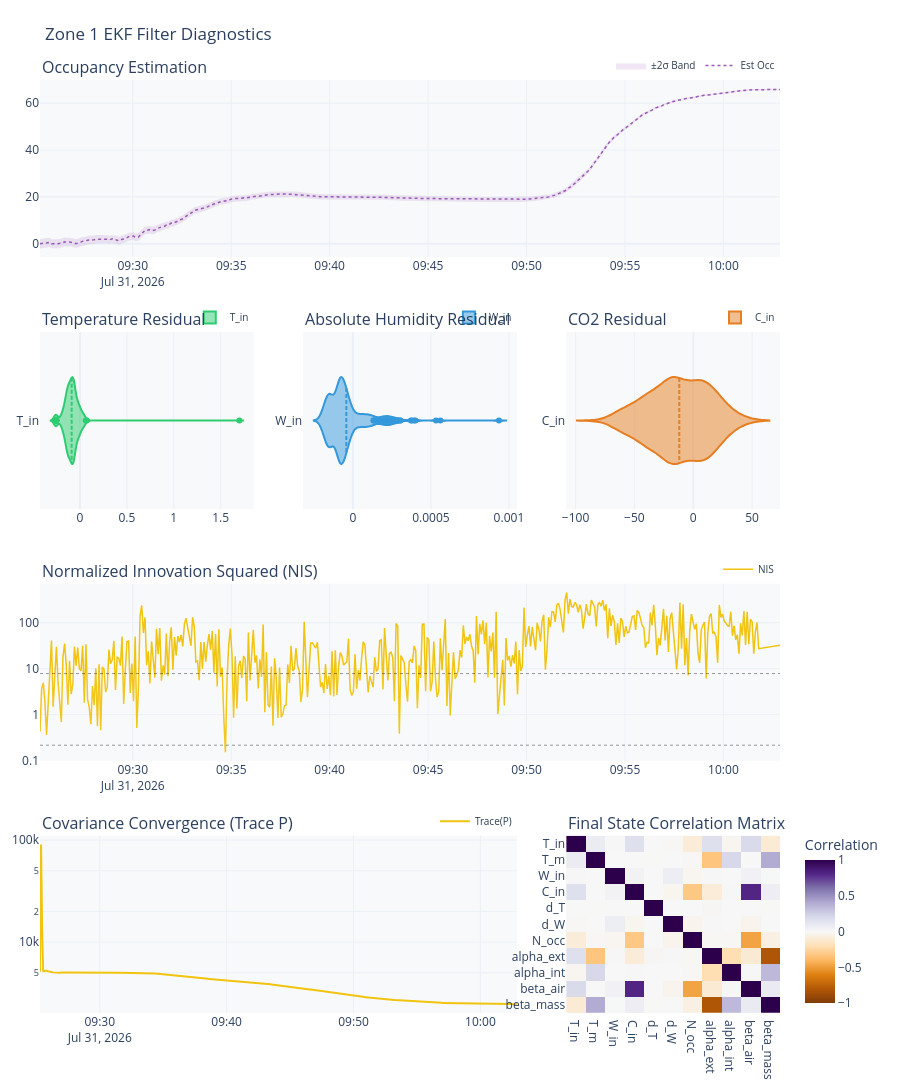

Here is the notebook cell this chart was saved with:
### Code cell
# ==========================================
# View 4: EKF State Estimation
# ==========================================
specs_ekf = [
    [{"colspan": 3, "type": "xy"}, None, None],
    [{"type": "xy"}, {"type": "xy"}, {"type": "xy"}],
    [{"colspan": 3, "type": "xy"}, None, None],
    [{"colspan": 2, "type": "xy"}, None, {"type": "heatmap"}]
]
titles_ekf = [
    "Occupancy Estimation", "Temperature Residual", "Absolute Humidity Residual", "CO2 Residual", 
    "Normalized Innovation Squared (NIS)", 
    "Covariance Convergence (Trace P)", "Final State Correlation Matrix"
]

fig4 = make_subplots(rows=4, cols=3, subplot_titles=titles_ekf, specs=specs_ekf, vertical_spacing=0.08)

# 4.1 Occupancy
fig4.add_trace(go.Scatter(x=time_arr, y=df['Zone_1_EKF_x_N_occ'], name="Est Occ", showlegend=True, line=dict(color=COLORS['Occ'], width=1.5, dash='dot')), row=1, col=1)

if 'Zone_1_EKF_P_N_occ' in df.columns:
    std_dev = np.sqrt(df['Zone_1_EKF_P_N_occ'].clip(lower=0))
    upper = df['Zone_1_EKF_x_N_occ'] + 2*std_dev
    lower = df['Zone_1_EKF_x_N_occ'] - 2*std_dev
    fig4.add_trace(go.Scatter(x=time_arr, y=upper, mode='lines', line=dict(width=0), showlegend=False), row=1, col=1)
    fig4.add_trace(go.Scatter(x=time_arr, y=lower, mode='lines', line=dict(width=0), fill='tonexty', fillcolor=hex_to_rgba(COLORS['Occ'], 0.15), name="±2σ Band"), row=1, col=1)

# 4.2 Residuals
res_vars = [('Zone_1_EKF_y_T_in', 'T_in', COLORS['Temp'], 1), 
            ('Zone_1_EKF_y_W_in', 'W_in', COLORS['Hum'], 2), 
            ('Zone_1_EKF_y_C_in', 'C_in', COLORS['CO2'], 3)]
for col_name, label, color, col_idx in res_vars:
    if col_name in df.columns:
        fig4.add_trace(go.Violin(x=df[col_name], name=label, orientation='h', line_color=color, meanline_visible=True), row=2, col=col_idx)

# 4.3 NIS
if 'Zone_1_EKF_NIS' in df.columns:
    fig4.add_trace(go.Scatter(x=time_arr, y=df['Zone_1_EKF_NIS'], name="NIS", showlegend=True, line=dict(color="#f1c40f", width=1.5)), row=3, col=1)
    add_comfort_band(fig4, 3, 1, time_arr, 0.216, 7.815)
    fig4.update_yaxes(type="log", row=3, col=1)

# 4.4 Covariance Convergence
if 'Zone_1_EKF_P_trace' in df.columns:
    fig4.add_trace(go.Scatter(x=time_arr, y=df['Zone_1_EKF_P_trace'], name="Trace(P)", showlegend=True, line=dict(color="#f1c40f", width=2)), row=4, col=1)
    fig4.update_yaxes(type="log", row=4, col=1)

# 4.5 Correlation Heatmap
import os
p_csv = "final_P_Zone_1.csv"
if os.path.exists(p_csv):
    try:
        p_mat = np.loadtxt(p_csv, delimiter=",")
        
        # Remove d_C (index 11) from the visualization
        p_mat = p_mat[:11, :11]
        
        d = np.sqrt(np.diag(p_mat))
        corr_mat = p_mat / np.outer(d, d)
        corr_mat = np.clip(corr_mat, -1, 1)
        states = ["T_in", "T_m", "W_in", "C_in", "d_T", "d_W", "N_occ", "alpha_ext", "alpha_int", "beta_air", "beta_mass"]
        
        if len(states) == p_mat.shape[0]:
            fig4.add_trace(go.Heatmap(
                z=corr_mat[::-1], x=states, y=states[::-1], 
                colorscale="PuOr", zmin=-1, zmax=1, 
                colorbar=dict(title="Correlation", len=0.2, y=0.1)
            ), row=4, col=3)
            fig4.update_yaxes(scaleanchor="x", scaleratio=1, row=4, col=3)
    except Exception as e: 
        print(f"Heatmap Error: {e}")

fig4.update_layout(
    height=1600, template="plotly_white", plot_bgcolor="#f8f9fa", title_text="Zone 1 EKF Filter Diagnostics",
    margin=dict(l=30, r=30, t=80, b=30),
)

configure_subplot_legends(fig4)
fig4.show()

### Figure 1 — Plotly figure (JSON) as saved in the notebook; plotly's stock layout.template omitted (floating-point values rounded to 4 significant figures; data arrays with more than 128 entries replaced by an {"elided": "..."} marker saying what was removed)
{"data": [{"legend": "legend", "line": {"color": "#9b59b6", "dash": "dot", "width": 1.5}, "name": "Est Occ", "showlegend": true, "type": "scatter", "x": {"elided": "452 str values"}, "xaxis": "x", "y": {"elided": "452 float values"}, "yaxis": "y"}, {"line": {"width": 0}, "mode": "lines", "showlegend": false, "type": "scatter", "x": {"elided": "452 str values"}, "xaxis": "x", "y": {"elided": "452 float values"}, "yaxis": "y"}, {"fill": "tonexty", "fillcolor": "rgba(155, 89, 182, 0.15)", "legend": "legend", "line": {"width": 0}, "mode": "lines", "name": "±2σ Band", "type": "scatter", "x": {"elided": "452 str values"}, "xaxis": "x", "y": {"elided": "452 float values"}, "yaxis": "y"}, {"legend": "legend2", "line": {"color": "#2ecc71"}, "meanline": {"visible": true}, "name": "T_in", "orientation": "h", "type": "violin", "x": {"elided": "452 float values"}, "xaxis": "x2", "yaxis": "y2"}, {"legend": "legend3", "line": {"color": "#3498db"}, "meanline": {"visible": true}, "name": "W_in", "orientation": "h", "type": "violin", "x": {"elided": "452 float values"}, "xaxis": "x3", "yaxis": "y3"}, {"legend": "legend4", "line": {"color": "#e67e22"}, "meanline": {"visible": true}, "name": "C_in", "orientation": "h", "type": "violin", "x": {"elided": "452 float values"}, "xaxis": "x4", "yaxis": "y4"}, {"legend": "legend5", "line": {"color": "#f1c40f", "width": 1.5}, "name": "NIS", "showlegend": true, "type": "scatter", "x": {"elided": "452 str values"}, "xaxis": "x5", "y": {"elided": "452 float values"}, "yaxis": "y5"}, {"hoverinfo": "skip", "line": {"color": "rgba(0,0,0,0.4)", "dash": "dot", "width": 1}, "showlegend": false, "type": "scatter", "x": {"elided": "452 str values"}, "xaxis": "x5", "y": {"elided": "452 float values"}, "yaxis": "y5"}, {"fill": "tonexty", "fillcolor": "rgba(255,255,255,0.05)", "hoverinfo": "skip", "line": {"color": "rgba(0,0,0,0.4)", "dash": "dot", "width": 1}, "showlegend": false, "type": "scatter", "x": {"elided": "452 str values"}, "xaxis": "x5", "y": {"elided": "452 float values"}, "yaxis": "y5"}, {"legend": "legend6", "line": {"color": "#f1c40f", "width": 2}, "name": "Trace(P)", "showlegend": true, "type": "scatter", "x": {"elided": "452 str values"}, "xaxis": "x6", "y": {"elided": "452 float values"}, "yaxis": "y6"}, {"colorbar": {"len": 0.2, "title": {"text": "Correlation"}, "y": 0.1}, "colorscale": [[0, "rgb(127,59,8)"], [0.1, "rgb(179,88,6)"], [0.2, "rgb(224,130,20)"], [0.3, "rgb(253,184,99)"], [0.4, "rgb(254,224,182)"], [0.5, "rgb(247,247,247)"], [0.6, "rgb(216,218,235)"], [0.7, "rgb(178,171,210)"], [0.8, "rgb(128,115,172)"], [0.9, "rgb(84,39,136)"], [1, "rgb(45,0,75)"]], "legend": "legend7", "type": "heatmap", "x": ["T_in", "T_m", "W_in", "C_in", "d_T", "d_W", "N_occ", "alpha_ext", "alpha_int", "beta_air", "beta_mass"], "xaxis": "x7", "y": ["beta_mass", "beta_air", "alpha_int", "alpha_ext", "N_occ", "d_W", "d_T", "C_in", "W_in", "T_m", "T_in"], "yaxis": "y7", "z": [[-0.1088, 0.3982, 0.003395, 0.0662, -0.004209, -0.001233, -0.06165, -0.8197, 0.3386, 0.08378, 1.0], [0.1947, 0.002694, 0.04055, 0.8126, -0.0004207, -0.0294, -0.4777, -0.111, 0.006083, 1.0, 0.08378], [-0.01801, 0.2032, 0.0002463, 0.004574, -0.000946, 6.132e-05, -0.007126, -0.2045, 1.0, 0.006083, 0.3386], [0.1559, -0.3362, -0.004508, -0.09587, -0.0138, 0.00696, -0.0119, 1.0, -0.2045, -0.111, -0.8197], [-0.09201, -0.009575, -0.01929, -0.3206, -0.0001102, -0.02986, 1.0, -0.0119, -0.007126, -0.4777, -0.06165], [-0.005782, 0.0003925, 0.06358, -0.02773, 3.009e-05, 1.0, -0.02986, 0.00696, 6.132e-05, -0.0294, -0.001233], [0.0002806, -0.001642, -1.709e-05, -0.0003691, 1.0, 3.009e-05, -0.0001102, -0.0138, -0.000946, -0.0004207, -0.004209], [0.1583, 0.001466, 0.03296, 1.0, -0.0003691, -0.02773, -0.3206, -0.09587, 0.004574, 0.8126, 0.0662], [0.007897, 0.0001084, 1.0, 0.03296, -1.709e-05, 0.06358, -0.01929, -0.004508, 0.0002463, 0.04055, 0.003395], [0.07724, 1.0, 0.0001084, 0.001466, -0.001642, 0.0003925, -0.009575, -0.3362, 0.2032, 0.002694, 0.3982], [1.0, 0.07724, 0.007897, 0.1583, 0.0002806, -0.005782, -0.09201, 0.1559, -0.01801, 0.1947, -0.1088]], "zmax": 1, "zmin": -1}], "layout": {"annotations": [{"font": {"size": 16}, "showarrow": false, "text": "Occupancy Estimation", "x": 0, "xanchor": "left", "xref": "paper", "y": 1, "yanchor": "bottom", "yref": "paper"}, {"font": {"size": 16}, "showarrow": false, "text": "Temperature Residual", "x": 0, "xanchor": "left", "xref": "paper", "y": 0.73, "yanchor": "bottom", "yref": "paper"}, {"font": {"size": 16}, "showarrow": false, "text": "Absolute Humidity Residual", "x": 0.3556, "xanchor": "left", "xref": "paper", "y": 0.73, "yanchor": "bottom", "yref": "paper"}, {"font": {"size": 16}, "showarrow": false, "text": "CO2 Residual", "x": 0.7111, "xanchor": "left", "xref": "paper", "y": 0.73, "yanchor": "bottom", "yref": "paper"}, {"font": {"size": 16}, "showarrow": false, "text": "Normalized Innovation Squared (NIS)", "x": 0, "xanchor": "left", "xref": "paper", "y": 0.46, "yanchor": "bottom", "yref": "paper"}, {"font": {"size": 16}, "showarrow": false, "text": "Covariance Convergence (Trace P)", "x": 0, "xanchor": "left", "xref": "paper", "y": 0.19, "yanchor": "bottom", "yref": "paper"}, {"font": {"size": 16}, "showarrow": false, "text": "Final State Correlation Matrix", "x": 0.7111, "xanchor": "left", "xref": "paper", "y": 0.19, "yanchor": "bottom", "yref": "paper"}], "height": 1600, "legend": {"bgcolor": "rgba(0,0,0,0)", "font": {"color": "#2c3e50", "size": 10}, "orientation": "h", "x": 1, "xanchor": "right", "y": 1, "yanchor": "bottom"}, "legend2": {"bgcolor": "rgba(0,0,0,0)", "font": {"color": "#2c3e50", "size": 10}, "orientation": "h", "x": 0.2889, "xanchor": "right", "y": 0.73, "yanchor": "bottom"}, "legend3": {"bgcolor": "rgba(0,0,0,0)", "font": {"color": "#2c3e50", "size": 10}, "orientation": "h", "x": 0.6444, "xanchor": "right", "y": 0.73, "yanchor": "bottom"}, "legend4": {"bgcolor": "rgba(0,0,0,0)", "font": {"color": "#2c3e50", "size": 10}, "orientation": "h", "x": 1, "xanchor": "right", "y": 0.73, "yanchor": "bottom"}, "legend5": {"bgcolor": "rgba(0,0,0,0)", "font": {"color": "#2c3e50", "size": 10}, "orientation": "h", "x": 1, "xanchor": "right", "y": 0.46, "yanchor": "bottom"}, "legend6": {"bgcolor": "rgba(0,0,0,0)", "font": {"color": "#2c3e50", "size": 10}, "orientation": "h", "x": 0.6444, "xanchor": "right", "y": 0.19, "yanchor": "bottom"}, "legend7": {"bgcolor": "rgba(0,0,0,0)", "font": {"color": "#2c3e50", "size": 10}, "orientation": "h", "x": 1, "xanchor": "right", "y": 0.19, "yanchor": "bottom"}, "margin": {"b": 30, "l": 30, "r": 30, "t": 80}, "plot_bgcolor": "#f8f9fa", "showlegend": true, "title": {"text": "Zone 1 EKF Filter Diagnostics"}, "xaxis": {"anchor": "y", "domain": [0, 1]}, "xaxis2": {"anchor": "y2", "domain": [0, 0.2889]}, "xaxis3": {"anchor": "y3", "domain": [0.3556, 0.6444]}, "xaxis4": {"anchor": "y4", "domain": [0.7111, 1]}, "xaxis5": {"anchor": "y5", "domain": [0, 1]}, "xaxis6": {"anchor": "y6", "domain": [0, 0.6444]}, "xaxis7": {"anchor": "y7", "domain": [0.7111, 1]}, "yaxis": {"anchor": "x", "domain": [0.81, 1]}, "yaxis2": {"anchor": "x2", "domain": [0.54, 0.73]}, "yaxis3": {"anchor": "x3", "domain": [0.54, 0.73]}, "yaxis4": {"anchor": "x4", "domain": [0.54, 0.73]}, "yaxis5": {"anchor": "x5", "domain": [0.27, 0.46], "type": "log"}, "yaxis6": {"anchor": "x6", "domain": [0, 0.19], "type": "log"}, "yaxis7": {"anchor": "x7", "domain": [0, 0.19], "scaleanchor": "x", "scaleratio": 1}}}
